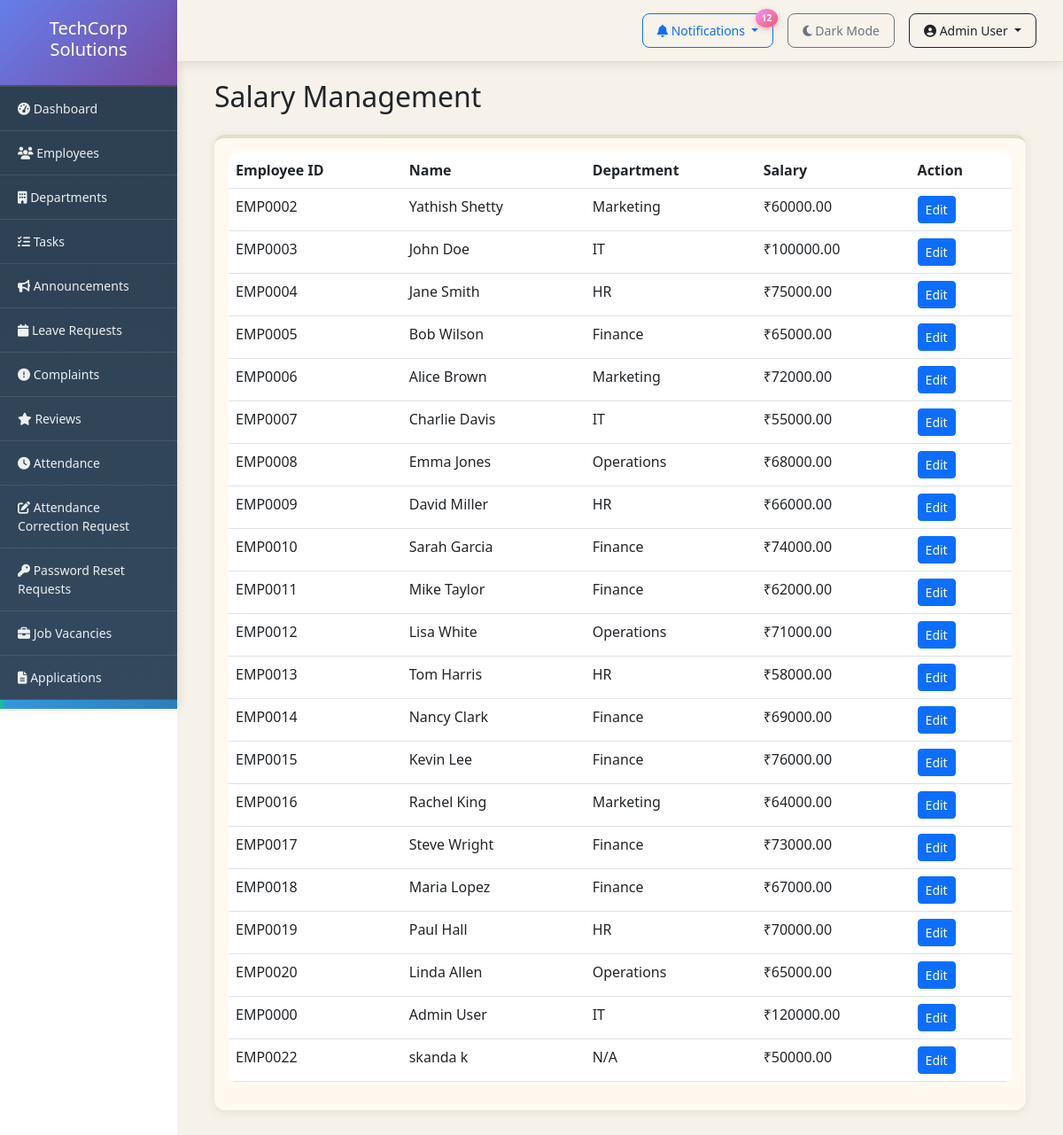
/admin-panel/salary/ (signed in), run on the app's committed database.
### employees/models.py (models this page shows, shortened)
class Employee(models.Model):
    user = models.OneToOneField(User, on_delete=models.CASCADE)
    employee_id = models.CharField(max_length=20, unique=True)
    department = models.ForeignKey(Department, on_delete=models.SET_NULL, null=True)
    role = models.ForeignKey(Role, on_delete=models.SET_NULL, null=True)
    phone = models.CharField(max_length=15)
    date_of_birth = models.DateField(null=True, blank=True)
    date_joined = models.DateField(default=timezone.now)
    address = models.TextField(blank=True)
    profile_picture = models.ImageField(upload_to='profiles/', blank=True)
    position = models.CharField(max_length=100, blank=True)
    is_manager = models.BooleanField(default=False)
    salary = models.DecimalField(max_digits=10, decimal_places=2, null=True, blank=True)
    theme_preference = models.CharField(max_length=10, choices=[('light', 'Light'), ('dark', 'Dark')], default='light')

class Department(models.Model):
    name = models.CharField(max_length=100)
    description = models.TextField(blank=True)
    head = models.ForeignKey('Employee', on_delete=models.SET_NULL, null=True, blank=True, related_name='heading_department')
    created_at = models.DateTimeField(auto_now_add=True)
    def __str__(self):
        return self.name

### employees/views.py (the view, shortened to what this page needs)
# urls.py: path('admin-panel/salary/', views.admin_salary_management, name='admin_salary_management'),
@login_required
@user_passes_test(is_admin)
def admin_salary_management(request):
    from .models import Employee, SalaryPayment, Bonus
    from .payroll_service import PayrollService
    from datetime import datetime
    from .models import SalaryHistory, PayrollBatch
    employees = Employee.objects.all().select_related('user')
    month = int(request.GET.get('month', datetime.now().month))
    year = int(request.GET.get('year', datetime.now().year))
    payments = SalaryPayment.objects.filter(month=month, year=year).select_related('employee')
    bonuses = Bonus.objects.select_related('employee').all()[:10]
    history = SalaryHistory.objects.select_related('employee', 'changed_by').order_by('-changed_at')[:20]
    pending_batches = PayrollBatch.objects.filter(status='pending_approval').order_by('-created_at')
    approved_batches = PayrollBatch.objects.filter(status='approved').order_by('-approved_at')
    return render(request, 'admin/salary_management.html', {
        'employees': employees,
        'payments': payments,
        'bonuses': bonuses,
        'history': history,
        'month': month,
        'year': year,
        'pending_batches': pending_batches,
        'approved_batches': approved_batches,
    })

### employees/context_processors.py (called while the page is built)
def notifications(request):
    context = {
        'pending_count': 0,
        'leave_count': 0,
        'correction_count': 0,
        'password_reset_count': 0,
    }
    if request.user.is_authenticated and request.user.is_staff:
        leave_count = Leave.objects.filter(status='pending').count()
        correction_count = AttendanceCorrection.objects.filter(status='pending').count()
        password_reset_count = PasswordResetRequest.objects.filter(status='pending').count()
        context.update({
            'leave_count': leave_count,
            'correction_count': correction_count,
            'password_reset_count': password_reset_count,
            'pending_count': leave_count + correction_count + password_reset_count,
        })
    return context

### employees/views.py (called while the page is built)
def is_admin(user):
    return user.is_staff or user.is_superuser

### employees/templates/admin/salary_management.html (shortened to what this page needs)
{% extends 'base.html' %}
{% block content %}
<div class="container-fluid">
    <h2 class="mb-4">Salary Management</h2>
    <div class="card">
        <div class="card-body">
            <table class="table">
                <thead>
                    <tr>
                        <th>Employee ID</th>
                        <th>Name</th>
                        <th>Department</th>
                        <th>Salary</th>
                        <th>Action</th>
                    </tr>
                </thead>
                <tbody>
                    {% for employee in employees %}
                    <tr>
                        <td>{{ employee.employee_id }}</td>
                        <td>{{ employee.user.get_full_name }}</td>
                        <td>{{ employee.department|default:"N/A" }}</td>
                        <td>₹{{ employee.salary|floatformat:2 }}</td>
                        <td>
                            <button class="btn btn-sm btn-primary" data-bs-toggle="modal" data-bs-target="#editModal{{ employee.id }}">Edit</button>
                        </td>
                    </tr>
                    {% endfor %}
                </tbody>
            </table>
        </div>
    </div>
</div>
{% endblock %}

### employees/templates/base.html (shortened to what this page needs)
<!DOCTYPE html>
<html lang="en">
<head>
    <link href="https://cdn.jsdelivr.net/npm/bootstrap@5.3.0/dist/css/bootstrap.min.css" rel="stylesheet">
    <link rel="stylesheet" href="https://cdnjs.cloudflare.com/ajax/libs/font-awesome/6.4.0/css/all.min.css">
</head>
<body>
    <nav class="top-navbar d-flex justify-content-end align-items-center">
        {% if user.is_staff %}
        <div class="dropdown me-3">
            <button class="btn btn-sm btn-outline-primary dropdown-toggle" type="button" data-bs-toggle="dropdown">
                <i class="fas fa-bell"></i> Notifications
                {% if pending_count > 0 %}
                <span class="notification-badge">{{ pending_count }}</span>
                {% endif %}
            </button>
        </div>
        {% endif %}
        <a href="{% url 'toggle_theme' %}" class="btn btn-sm btn-outline-secondary me-3">
            {% if user.is_authenticated and user.employee.theme_preference == 'dark' %}
                <i class="fas fa-sun"></i> Light Mode
            {% else %}
                <i class="fas fa-moon"></i> Dark Mode
            {% endif %}
        </a>
        <div class="dropdown">
            <button class="btn btn-sm btn-outline-dark dropdown-toggle" type="button" data-bs-toggle="dropdown">
                <i class="fas fa-user-circle"></i> {{ user.get_full_name|default:user.username }}
            </button>
        </div>
    </nav>
    <div class="container-fluid">
        <div class="row">
            <div class="col-md-2 sidebar">
                <div class="logo-header">
                    <h5>TechCorp Solutions</h5>
                </div>
                {% if user.is_staff %}
                <a href="{% url 'admin_dashboard' %}"><i class="fas fa-tachometer-alt"></i> Dashboard</a>
                <a href="{% url 'employee_list' %}"><i class="fas fa-users"></i> Employees</a>
                <a href="{% url 'department_list' %}"><i class="fas fa-building"></i> Departments</a>
                <a href="{% url 'task_list' %}"><i class="fas fa-tasks"></i> Tasks</a>
                <a href="{% url 'announcement_list' %}"><i class="fas fa-bullhorn"></i> Announcements</a>
                <a href="{% url 'leave_requests' %}"><i class="fas fa-calendar"></i> Leave Requests</a>
                <a href="{% url 'complaint_list' %}"><i class="fas fa-exclamation-circle"></i> Complaints</a>
                <a href="{% url 'review_list' %}"><i class="fas fa-star"></i> Reviews</a>
                <a href="{% url 'admin_attendance_list' %}"><i class="fas fa-clock"></i> Attendance</a>
                <a href="{% url 'admin_correction_list' %}"><i class="fas fa-edit"></i> Attendance Correction Request</a>
                <a href="{% url 'admin_password_reset_list' %}"><i class="fas fa-key"></i> Password Reset Requests</a>
                <a href="{% url 'vacancy_list' %}"><i class="fas fa-briefcase"></i> Job Vacancies</a>
                <a href="{% url 'application_list' %}"><i class="fas fa-file-alt"></i> Applications</a>
                <a href="{% url 'admin_salary_management' %}"> Salary Management</a>
                {% endif %}
            </div>
            <div class="col-md-10 content">
                {% block content %}{% endblock %}
            </div>
        </div>
    </div>
</body>
</html>

### employees/templates/base.html (style rules this page uses)
* { transition: background-color 0.3s ease, color 0.3s ease; }
body { font-family: 'Segoe UI', Tahoma, Geneva, Verdana, sans-serif; }
.sidebar { position: fixed; top: 0; left: 0; height: 100vh; overflow-y: auto; background: linear-gradient(180deg, #2c3e50 0%, #34495e 100%) !important; padding: 0; width: 16.666667%; box-shadow: 2px 0 10px rgba(0,0,0,0.1); }
.sidebar a { color: #ecf0f1 !important; text-decoration: none; padding: 14px 20px; display: block; border-bottom: 1px solid rgba(255,255,255,0.1); transition: all 0.3s ease; font-size: 14px; }
.sidebar a.active { background: linear-gradient(90deg, #3498db 0%, #2980b9 100%) !important; border-left: 4px solid #1abc9c; padding-left: 20px; }
.sidebar .logo-header { background: linear-gradient(135deg, #667eea 0%, #764ba2 100%) !important; color: white !important; }
.content { padding: 30px; margin-top: 60px; margin-left: 16.666667%; background: #F7F2E9; min-height: calc(100vh - 60px); }
.card { background: #FFF9F0; backdrop-filter: blur(10px); border: none; border-top: 4px solid #E5DCC8; border-radius: 12px; box-shadow: 0 2px 12px rgba(0, 0, 0, 0.08); transition: transform 0.3s ease, box-shadow 0.3s ease; }
.logo-header { background: #2c3e50; color: white; padding: 20px; text-align: center; border-bottom: 2px solid #495057; }
.top-navbar { position: fixed; top: 0; right: 0; left: 16.666667%; z-index: 1000; background: rgba(247, 242, 233, 0.95); border-bottom: 1px solid #E5DCC8; padding: 15px 30px; box-shadow: 0 4px 12px rgba(0,0,0,0.08); backdrop-filter: blur(20px); }
.top-navbar .btn { border-radius: 8px; padding: 8px 16px; font-weight: 500; transition: all 0.3s ease; }
.notification-badge { position: absolute; top: -5px; right: -5px; background: linear-gradient(135deg, #f093fb 0%, #f5576c 100%); color: white; border-radius: 50%; padding: 3px 7px; font-size: 10px; font-weight: bold; box-shadow: 0 2px 6px rgba(245, 87, 108, 0.4); animation: pulse 2s infinite; }
.table { border-radius: 8px; overflow: hidden; }

### data on the page
Employee: employee_id "EMP0002", user.get_full_name "Yathish Shetty", department "Marketing", salary "60000.00"
Employee: employee_id "EMP0003", user.get_full_name "John Doe", department "IT", salary "100000.00"
Employee: employee_id "EMP0004", user.get_full_name "Jane Smith", department "HR", salary "75000.00"
Employee: employee_id "EMP0005", user.get_full_name "Bob Wilson", department "Finance", salary "65000.00"
Employee: employee_id "EMP0006", user.get_full_name "Alice Brown", department "Marketing", salary "72000.00"
Employee: employee_id "EMP0007", user.get_full_name "Charlie Davis", department "IT", salary "55000.00"
Employee: employee_id "EMP0008", user.get_full_name "Emma Jones", department "Operations", salary "68000.00"
Employee: employee_id "EMP0009", user.get_full_name "David Miller", department "HR", salary "66000.00"
Employee: employee_id "EMP0010", user.get_full_name "Sarah Garcia", department "Finance", salary "74000.00"
Employee: employee_id "EMP0011", user.get_full_name "Mike Taylor", department "Finance", salary "62000.00"
Employee: employee_id "EMP0012", user.get_full_name "Lisa White", department "Operations", salary "71000.00"
Employee: employee_id "EMP0013", user.get_full_name "Tom Harris", department "HR", salary "58000.00"
Employee: employee_id "EMP0014", user.get_full_name "Nancy Clark", department "Finance", salary "69000.00"
Employee: employee_id "EMP0015", user.get_full_name "Kevin Lee", department "Finance", salary "76000.00"
Employee: employee_id "EMP0016", user.get_full_name "Rachel King", department "Marketing", salary "64000.00"
Employee: employee_id "EMP0017", user.get_full_name "Steve Wright", department "Finance", salary "73000.00"
Employee: employee_id "EMP0018", user.get_full_name "Maria Lopez", department "Finance", salary "67000.00"
Employee: employee_id "EMP0019", user.get_full_name "Paul Hall", department "HR", salary "70000.00"
Employee: employee_id "EMP0020", user.get_full_name "Linda Allen", department "Operations", salary "65000.00"
Employee: employee_id "EMP0000", user.get_full_name "Admin User", department "IT", salary "120000.00"
Employee: employee_id "EMP0022", user.get_full_name "skanda k", department "N/A", salary "50000.00"

### other printed values
{{ pending_count }} "12"
{{ user.get_full_name|default:user.username }} "Admin User"
